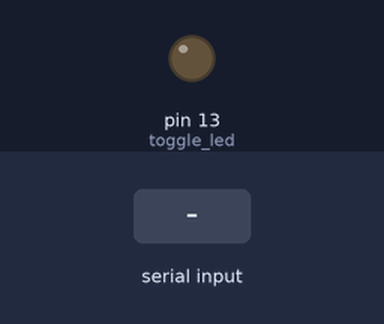
The sketch below on a simulated Arduino Uno, built with avr-gcc and run on an emulated ATmega328P. Parts: output pins drawn as LEDs (lit = HIGH). Inputs (shaded band) come from the test bench. What the sketch prints to the serial monitor is not drawn.

Above: at 1.8 s.
1.9 s: "ok\n" received over the second serial link
At 2.7 s:
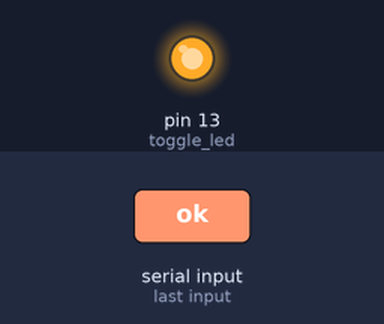
4.4 s: "radio_rx\n" received over the second serial link
5.9 s: "1\n" received over the second serial link
Timing chart, 0 to 8.9 s (numbered marks = the images above; inputs shaded):
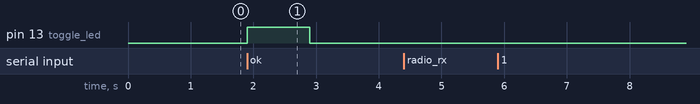

The sketch:

LoraBlinkerRX.ino
```cpp
/*
 * Author: JP Meijers
 * 30 September 2016
 */

#include <SoftwareSerial.h>

SoftwareSerial loraSerial(10, 11);

String str;

void setup() {
  //output LED pin
  pinMode(13, OUTPUT);
  led_off();

  // Open serial communications and wait for port to open:

  Serial.begin(57600);

  loraSerial.begin(9600);
  loraSerial.setTimeout(1000);
  lora_autobaud();

  led_on();
  delay(1000);
  led_off();

  Serial.println("Initing LoRa");

  loraSerial.listen();
  str = loraSerial.readStringUntil('\n');
  Serial.println(str);
  loraSerial.println("sys get ver");
  str = loraSerial.readStringUntil('\n');
  Serial.println(str);

  loraSerial.println("mac pause");
  str = loraSerial.readStringUntil('\n');
  Serial.println(str);

//  loraSerial.println("radio set bt 0.5");
//  wait_for_ok();

  loraSerial.println("radio set mod lora");
  str = loraSerial.readStringUntil('\n');
  Serial.println(str);

  loraSerial.println("radio set freq 869100000");
  str = loraSerial.readStringUntil('\n');
  Serial.println(str);

  loraSerial.println("radio set pwr 14");
  str = loraSerial.readStringUntil('\n');
  Serial.println(str);

  loraSerial.println("radio set sf sf7");
  str = loraSerial.readStringUntil('\n');
  Serial.println(str);

  loraSerial.println("radio set afcbw 41.7");
  str = loraSerial.readStringUntil('\n');
  Serial.println(str);

  loraSerial.println("radio set rxbw 125");
  str = loraSerial.readStringUntil('\n');
  Serial.println(str);

//  loraSerial.println("radio set bitrate 50000");
//  wait_for_ok();

//  loraSerial.println("radio set fdev 25000");
//  wait_for_ok();

  loraSerial.println("radio set prlen 8");
  str = loraSerial.readStringUntil('\n');
  Serial.println(str);

  loraSerial.println("radio set crc on");
  str = loraSerial.readStringUntil('\n');
  Serial.println(str);

  loraSerial.println("radio set iqi off");
  str = loraSerial.readStringUntil('\n');
  Serial.println(str);

  loraSerial.println("radio set cr 4/5");
  str = loraSerial.readStringUntil('\n');
  Serial.println(str);

  loraSerial.println("radio set wdt 60000"); //disable for continuous reception
  str = loraSerial.readStringUntil('\n');
  Serial.println(str);

  loraSerial.println("radio set sync 12");
  str = loraSerial.readStringUntil('\n');
  Serial.println(str);

  loraSerial.println("radio set bw 125");
  str = loraSerial.readStringUntil('\n');
  Serial.println(str);
}

void loop() {
  Serial.println("waiting for a message");
  loraSerial.println("radio rx 0"); //wait for 60 seconds to receive

  str = loraSerial.readStringUntil('\n');
  if ( str.indexOf("ok") == 0 )
  {
    str = String("");
    while(str=="")
    {
      str = loraSerial.readStringUntil('\n');
      Serial.print("message is : ");
      Serial.println(str);
    }
    if ( str.indexOf("radio_rx") == 0 )
    {
      toggle_led();
    }
    else
    {
      Serial.println("Received nothing");
    }
  }
  else
  {
    Serial.println("radio not going into receive mode");
    delay(1000);
  }
}

void lora_autobaud()
{
  String response = "";
  while (response=="")
  {
    delay(1000);
    loraSerial.write((byte)0x00);
    loraSerial.write(0x55);
    loraSerial.println();
    loraSerial.println("sys get ver");
    response = loraSerial.readStringUntil('\n');
  }
}

/*
 * This function blocks until the word "ok\n" is received on the UART,
 * or until a timeout of 3*5 seconds.
 */
int wait_for_ok()
{
  str = loraSerial.readStringUntil('\n');
  if ( str.indexOf("ok") == 0 ) {
    return 1;
  }
  else return 0;
}

void toggle_led()
{
  digitalWrite(13, !digitalRead(13));
}

void led_on()
{
  digitalWrite(13, 1);
}

void led_off()
{
  digitalWrite(13, 0);
}
```

Measured:
- after the input at 1.9 s, pin 13 (toggle_led): LOW → HIGH at once, → LOW 1.0 s later
- after the input at 4.4 s, every drawn part: stays the same
- after the input at 5.9 s, every drawn part: stays the same
